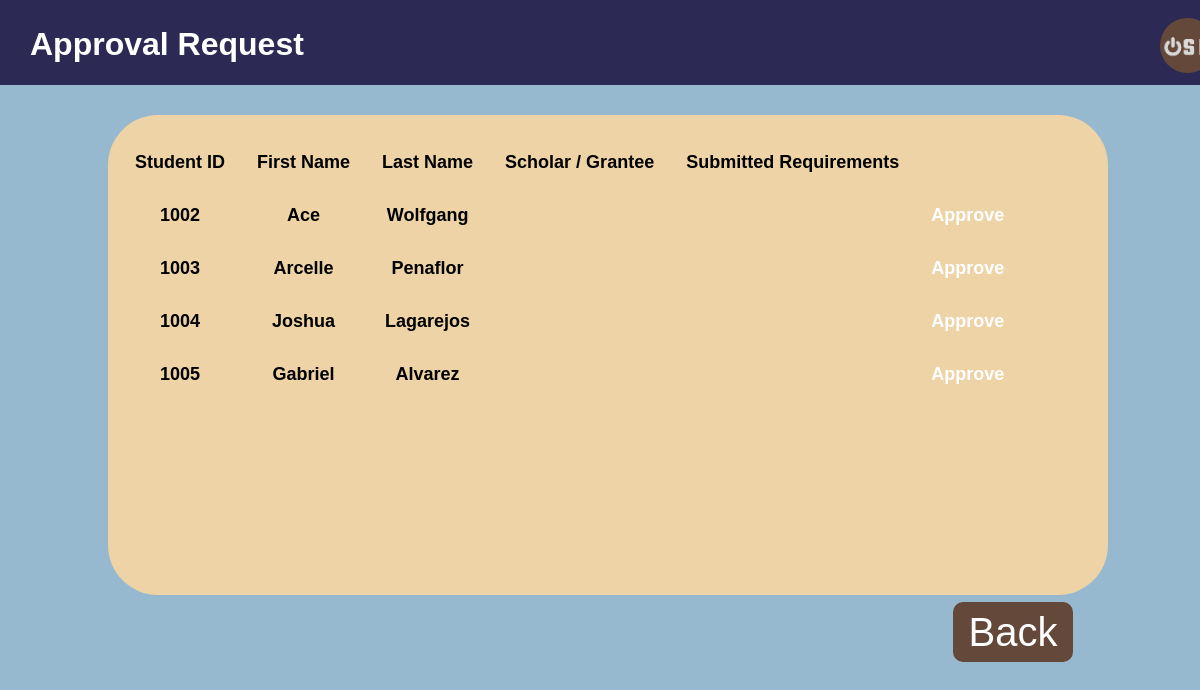
/approvalRequest.php, run on the app's committed database.
### tables this page shows
CREATE TABLE `usertable` (
  `user_id` int(8) NOT NULL,
  `user` varchar(255) NOT NULL,
  `pwd` char(40) NOT NULL,
  `user_firstName` varchar(30) NOT NULL,
  `user_lastName` varchar(30) NOT NULL,
  `user_birthDate` date NOT NULL,
  `user_address` varchar(255) NOT NULL,
  `user_contactNumber` varchar(12) NOT NULL,
  `type_scholarship` varchar(40) NOT NULL,
  `scholar_percentage` varchar(12) NOT NULL,
  `user_registrationDate` datetime NOT NULL
);

### approvalRequest.php (the view, shortened to what this page needs)
<!DOCTYPE html>
<html lang="en">
<head>
</head>
<body>
    <?php
        $mysqli = new mysqli('localhost','root','','osedb') or die(mysqli_error($mysqli));
        $result = $mysqli->query("SELECT * FROM usertable") or die($mysqli->error);
    ?>
    <div class="homepage">
    <h1>Approval Request
        <div class="OSE_Logo">
        <a href="homepage.php"><img src="OSE logo.jpg"></a>
        </div>
    </h1>
    </div>
    <div class="main">
    <form action="requirement-viewing.php" method="post">
    <div>
        <table>
            <thead>
                <tr>
                    <th>Student ID</th>
                    <th>First Name</th>
                    <th>Last Name</th>
                    <th>Scholar / Grantee</th>
                    <th>Submitted Requirements</th>
                </tr>
            </thead>
        <?php
            while($row = $result->fetch_assoc()):?>
                <tr>
                    <td><?php echo $row['user_id']?></td>
                    <td><?php echo $row['user_firstName']?></td>
                    <td><?php echo $row['user_lastName']?></td>
                    <td></td>
                    <td></td>
                    <td>
                        <a href="">Approve</a>
                    </td>
                </tr>
            <?php endwhile; ?>
        </table>
    </div>
    <div class="back_button">
    <a href="adminhomepage.php"><button type="button">Back</a></button>
    </div>
    </div>
</body>
</html>

### approvalRequest.php (style rules this page uses)
body { background-color: #96b9d0; }
.homepage { background-color: #2C2A54; height: 80px; margin-top: -23px; margin-right: -8px; margin-left: -8px; margin-bottom: 30px; color: white; margin: top 40px; text-indent: 30px; font-family: arial; padding-top: 20px; }
.main { top: 20px; background-color: #EDD3A5; height: 460px; border-radius: 50px; width: 1000px; margin-left: 100px; padding-top: 20px; }
button { background-color: #64483A; width: 120px; height: 60px; border-radius: 10px; border-width: 0px; font-size: 40px; color: white; margin-top: 200px; margin-left: 800px; }
form { text-align: center; font-size: large; font-family: arial; font-weight: bold; margin-left: 10px; }
th, td { padding: 15px; }
a { color: white; text-decoration: none; }
img { border-radius: 100px; width: 55px; height: 55px; margin-top: -45px; margin-bottom: 45px; margin-left: 1130px; }

### data on the page
usertable: user_id "1002", user_firstName "Ace", user_lastName "Wolfgang"
usertable: user_id "1003", user_firstName "Arcelle", user_lastName "Penaflor"
usertable: user_id "1004", user_firstName "Joshua", user_lastName "Lagarejos"
usertable: user_id "1005", user_firstName "Gabriel", user_lastName "Alvarez"
